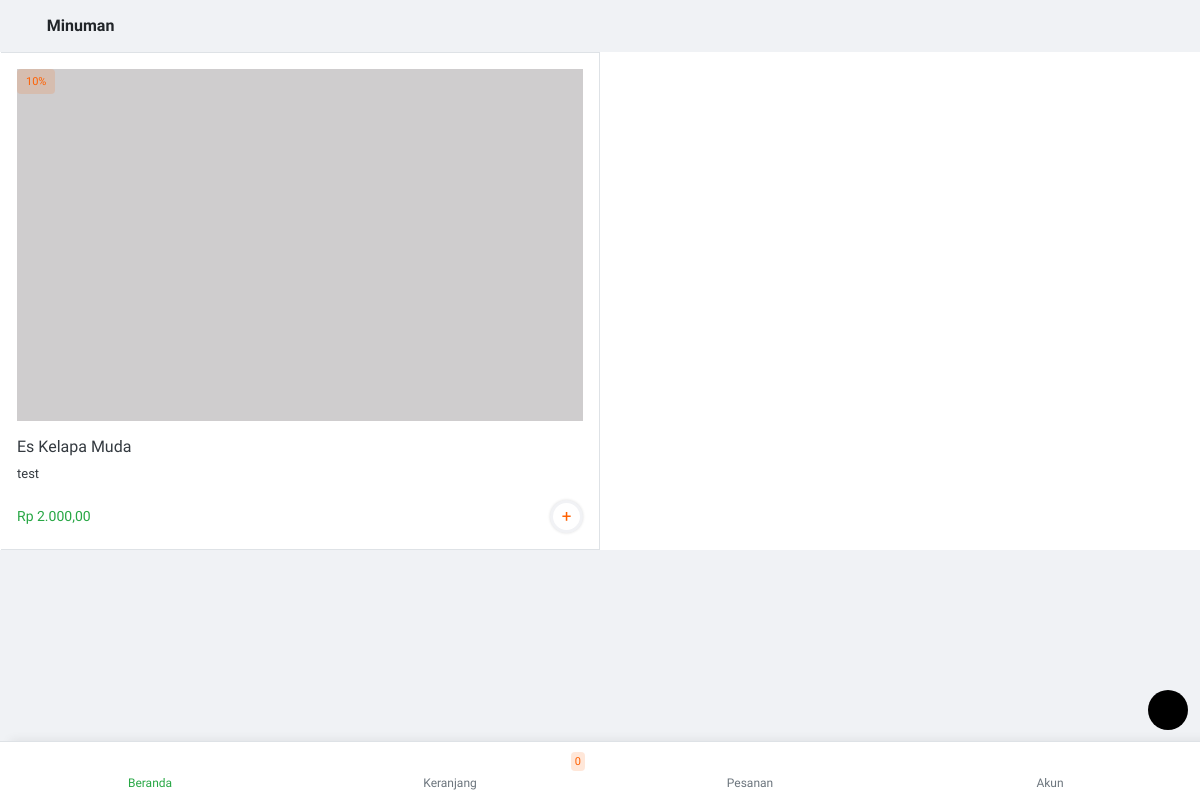
Page /beranda/kategori/minuman on the earlier database version.
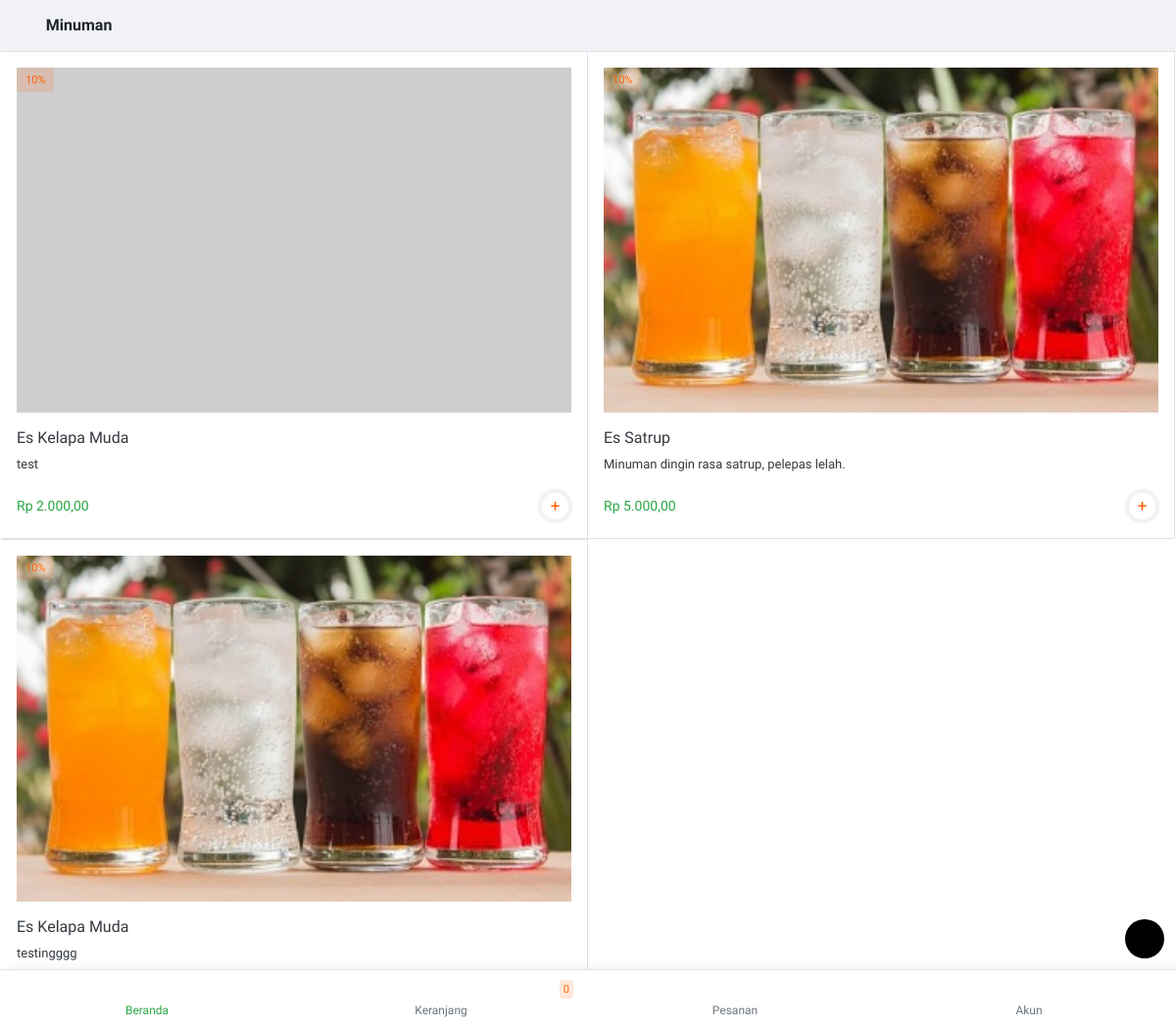
Same page on the later database version.
### tables this page shows
CREATE TABLE `tb_produk` (
  `id_produk` int(11) NOT NULL,
  `id_kategori` int(11) NOT NULL,
  `nama_produk` varchar(50) NOT NULL,
  `harga` varchar(50) NOT NULL,
  `harga_promosi` varchar(50) NOT NULL,
  `deskripsi` text NOT NULL,
  `gambar` varchar(100) NOT NULL,
  `promosi` int(11) NOT NULL,
  `terlaris` int(11) NOT NULL
);

### application/controllers/beranda.php (called while the page is built, shortened)
<?php
class Beranda extends CI_Controller {
	function __construct(){
		$this->load->model('mberanda');
	}
	public function kategori()
	{
		$data['nama_kategori'] = $this->uri->segment(3);
		$data['data_perkategori'] = $this->mberanda->get_perkategori($id=$this->uri->segment(3));
		$this->load->view('tema/head');
		$this->load->view('kategori',$data);
		$this->load->view('tema/menu');
		$this->load->view('tema/footer');
	}
}

### index.php (called while the page is built, shortened)
<?php
require_once BASEPATH.'core/CodeIgniter.php';

### application/models/mberanda.php (called while the page is built, shortened)
<?php if ( ! defined('BASEPATH')) exit('No direct script access allowed');
class Mberanda extends CI_Model {
public function get_perkategori($id)
	{
		$query = $this->db->query("SELECT * FROM `tb_kategori` JOIN tb_produk ON tb_kategori.id_kategori=tb_produk.id_kategori WHERE tb_kategori.nama_kategori='$id' ORDER BY `tb_kategori`.`id_kategori` DESC");
		return $query;
	}
}

### application/views/kategori.php (the view)
<div class="osahan-listing">
	<div class="p-3">
		<div class="d-flex align-items-center">
			<a class="font-weight-bold text-success text-decoration-none" href="<?= site_url() ?>beranda"><i
						class="icofont-rounded-left back-page"></i></a><span
					class="font-weight-bold ml-3 h6 mb-0"><?= ucfirst($nama_kategori); ?></span>
		</div>
	</div>
	<div class="osahan-listing px-3 bg-white">
		<div class="row">
			<?php foreach ($data_perkategori->result() as $data): ?>
				<div class="col-6 p-0 border-right border-bottom border-top">
					<div class="list-card-image">
						<a href="" class="text-dark">
							<div class="member-plan position-absolute"><span class="badge m-3 badge-danger">10%</span>
							</div>
							<div class="p-3">
								<img src="<?= base_url() ?>file/<?= $data->gambar; ?>"
									 class="img-fluid item-img w-100 mb-3">
								<h6><?= $data->nama_produk; ?></h6>
								<p><?= $data->deskripsi; ?></p>
								<div class="d-flex align-items-center">
									<h6 class="price m-0 text-success"><?= "Rp " . number_format($data->harga, 2, ',', '.'); ?></h6>
									<a href="javascript:void(0)" data-id="<?= $data->id_produk ?>"
									   id="btn-add-cart"
									   class="btn btn-success btn-sm ml-auto">+
									</a>
								</div>
							</div>
						</a>
					</div>
				</div>
			<?php endforeach; ?>
		</div>
	</div>
</div>

Differences in the rows shown:
added tb_produk: gambar (picture), nama_produk "Es Satrup", deskripsi "Minuman dingin rasa satrup, pelepas lelah.", harga "5.000,00"
added tb_produk: gambar (picture), nama_produk "Es Kelapa Muda", deskripsi "testingggg"
